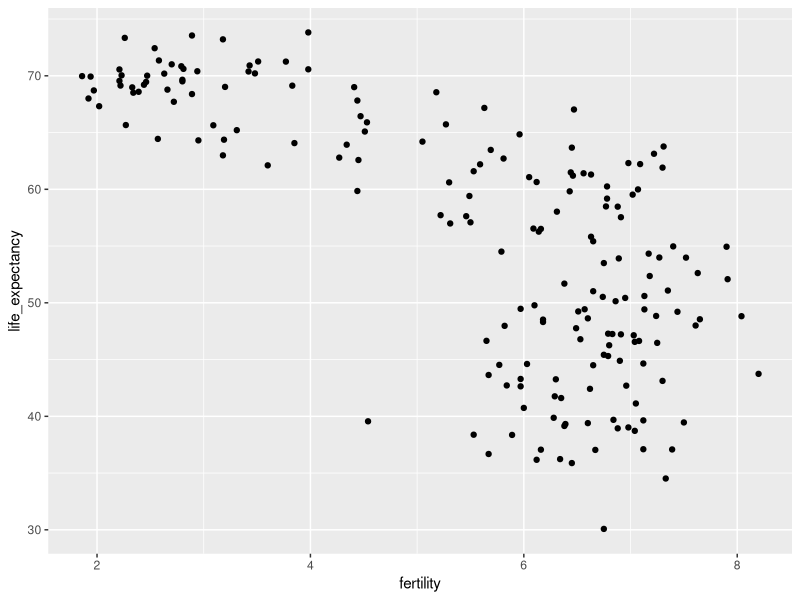
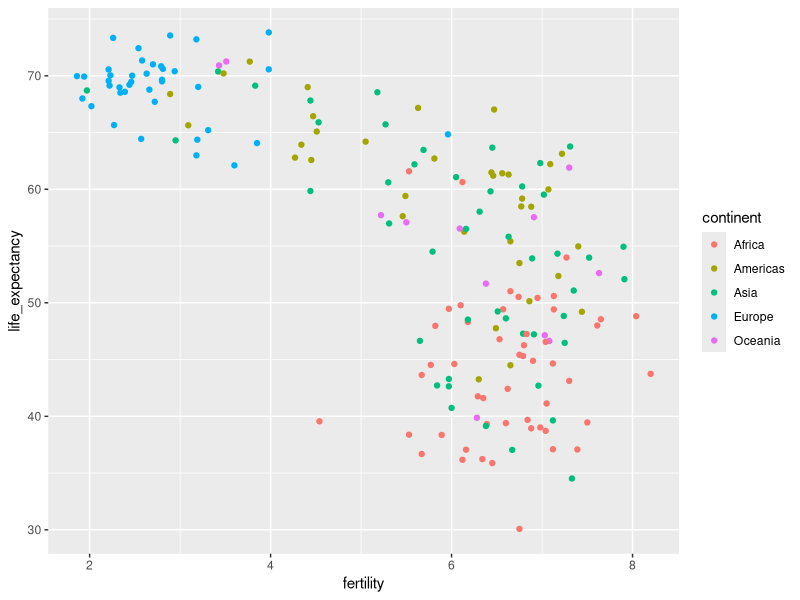
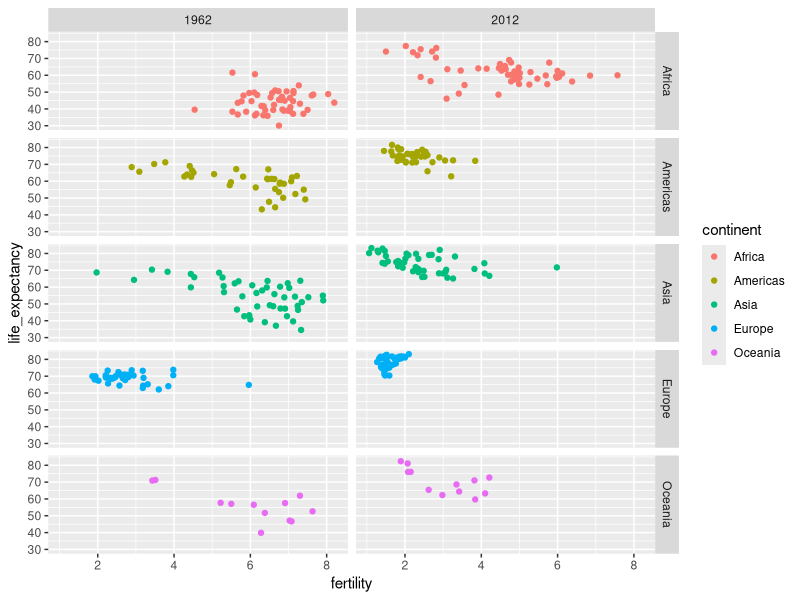
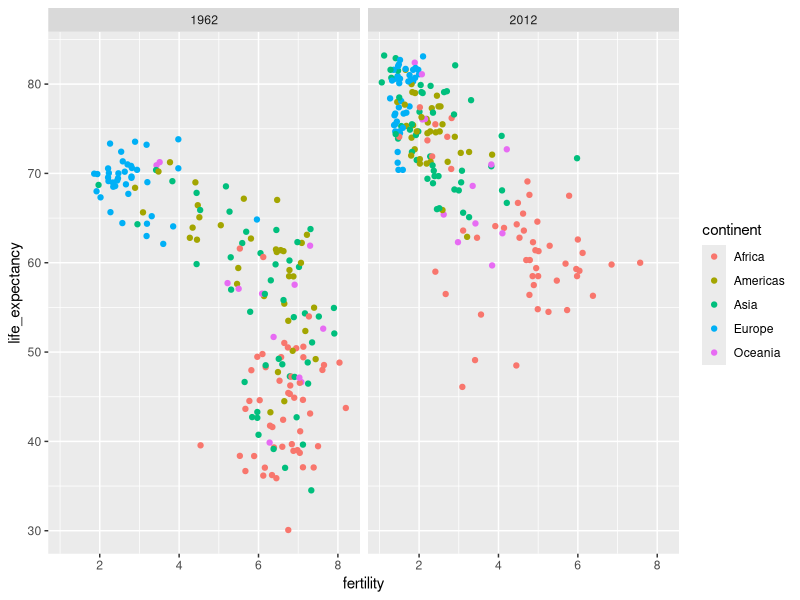
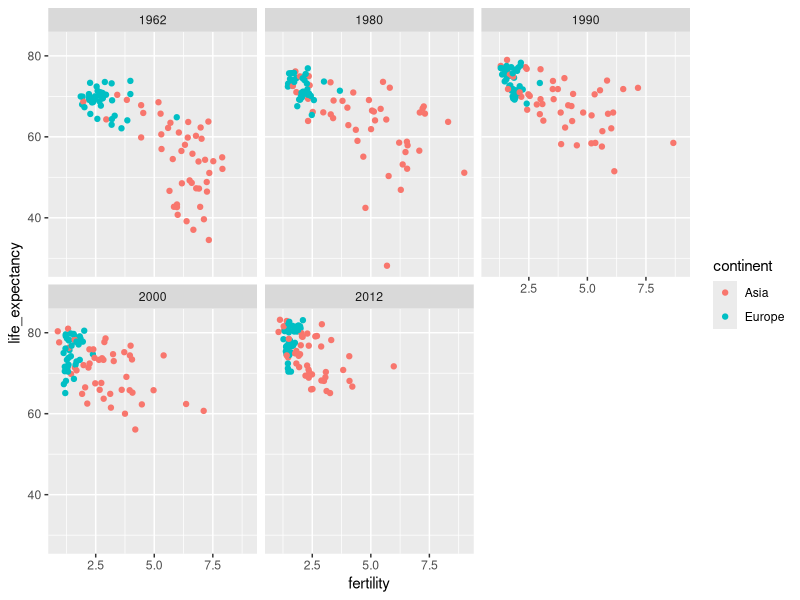
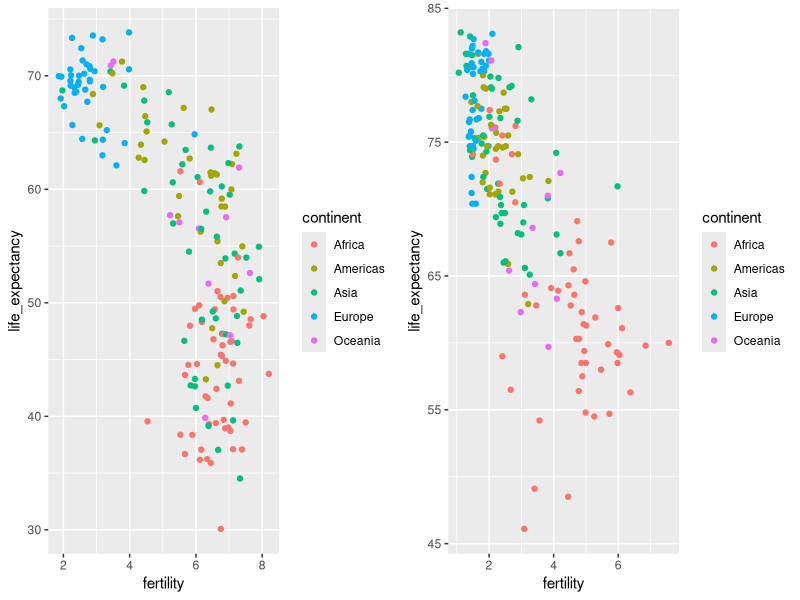
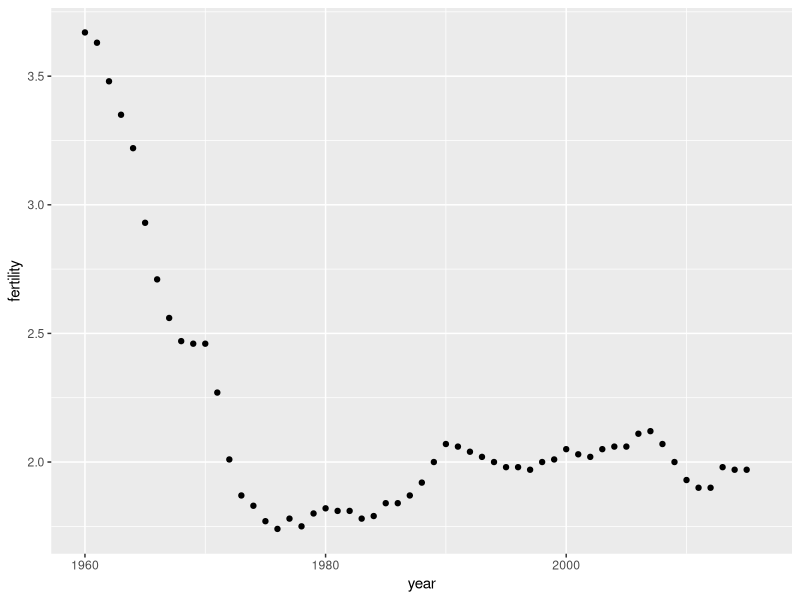
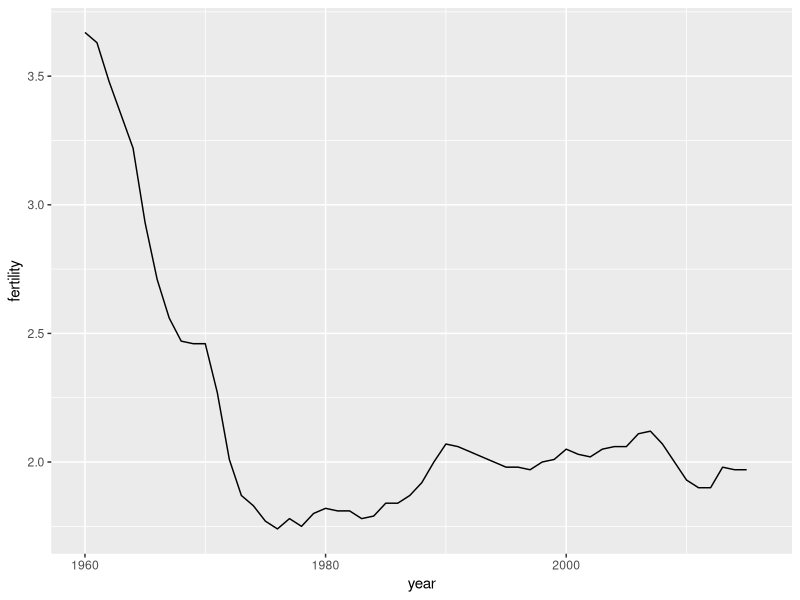

Source code (R) for these figures, in order:
## ---- chunk 1
library(tidyverse)
library(dslabs)
data(gapminder)
gapminder %>% as_tibble()
## ---- chunk 2
gapminder %>% 
  filter(year == 2015 & country %in% c("Sri Lanka","Turkey")) %>% 
  select(country, infant_mortality)
## ---- chunk 3
comp_table <- data_frame(comparison = rep(1:5, each = 2),
           country = c("Sri Lanka", "Turkey", "Poland", "South Korea", "Malaysia", "Russia", "Pakistan","Vietnam","Thailand","South Africa"))

tmp <- gapminder %>% 
  filter(year == 2015) %>% 
  select(country, infant_mortality) %>% 
  mutate(country = as.character(country)) ##to match characters to characters
  
tab <- inner_join(comp_table, tmp, by = "country") %>% select(-comparison)
  
bind_cols(slice(tab,seq(1,9,2)), slice(tab,seq(2,10,2))) %>% knitr::kable()
## ---- chunk 4
filter(gapminder, year == 1962) %>%
  ggplot(aes(fertility, life_expectancy)) +
  geom_point()
## ---- chunk 5
filter(gapminder, year == 1962) %>%
  ggplot( aes(fertility, life_expectancy, color = continent)) +
  geom_point() 
## ---- chunk 6
filter(gapminder, year%in%c(1962, 2012)) %>%
  ggplot(aes(fertility, life_expectancy, col = continent)) +
  geom_point() +
  facet_grid(continent~year)
## ---- chunk 7
filter(gapminder, year%in%c(1962, 2012)) %>%
  ggplot(aes(fertility, life_expectancy, col = continent)) +
  geom_point() +
  facet_grid(. ~ year)
## ---- chunk 8
years <- c(1962, 1980, 1990, 2000, 2012)
continents <- c("Europe", "Asia")
gapminder %>% 
  filter(year %in% years & continent %in% continents) %>%
  ggplot( aes(fertility, life_expectancy, col = continent)) +
  geom_point() +
  facet_wrap(~year) 
## ---- chunk 9
library(gridExtra)
p1 <- filter(gapminder, year == 1962) %>%
  ggplot(aes(fertility, life_expectancy, col = continent)) +
  geom_point() 
p2 <- filter(gapminder, year == 2012) %>%
  ggplot(aes(fertility, life_expectancy, col = continent)) +
  geom_point() 
grid.arrange(p1, p2, ncol = 2)
## ---- chunk 10
gapminder %>% 
  filter(country == "United States") %>% 
  ggplot(aes(year, fertility)) +
  geom_point()
## ---- chunk 11
gapminder %>% 
  filter(country == "United States") %>% 
  ggplot(aes(year, fertility)) +
  geom_line()
## ---- chunk 12
countries <- c("South Korea","Germany")

gapminder %>% filter(country %in% countries) %>% 
  ggplot(aes(year,fertility)) +
  geom_line()
## ---- chunk 13
countries <- c("South Korea","Germany")

gapminder %>% filter(country %in% countries & !is.na(fertility)) %>% 
  ggplot(aes(year, fertility, group = country)) +
  geom_line()
## ---- chunk 14
countries <- c("South Korea","Germany")

gapminder %>% filter(country %in% countries & !is.na(fertility)) %>% 
  ggplot(aes(year,fertility, col = country)) +
  geom_line()
## ---- chunk 15
labels <- data.frame(country = countries, x = c(1975,1965), y = c(60,72))

gapminder %>% 
  filter(country %in% countries) %>% 
  ggplot(aes(year, life_expectancy, col = country)) +
  geom_line() +
  geom_text(data = labels, aes(x, y, label = country), size = 5) +
  theme(legend.position = "none")
## ---- chunk 16
gapminder <- gapminder %>%  mutate(dollars_per_day = gdp/population/365)
## ---- chunk 17
past_year <- 1970
gapminder %>% 
  filter(year == past_year & !is.na(gdp)) %>%
  ggplot(aes(dollars_per_day)) + 
  geom_histogram(binwidth = 1, color = "black")
## ---- chunk 18
gapminder %>% 
  filter(year == past_year & !is.na(gdp)) %>%
  ggplot(aes(log2(dollars_per_day))) + 
  geom_histogram(binwidth = 1, color = "black")
## ---- chunk 19
filter(gapminder, year == past_year) %>%
  summarize(min = min(population), max = max(population))
## ---- chunk 20
gapminder %>% 
  filter(year == past_year) %>%
  ggplot(aes(log10(population))) +
  geom_histogram(binwidth = 0.5, color = "black")
## ---- chunk 21
gapminder %>% 
  filter(year == past_year & !is.na(gdp)) %>%
  ggplot(aes(dollars_per_day)) + 
  geom_histogram(binwidth = 1, color = "black") +
  scale_x_continuous(trans = "log2")
## ---- chunk 22
p <- gapminder %>% 
  filter(year == past_year & !is.na(gdp)) %>%
  ggplot(aes(region, dollars_per_day)) 
p + geom_point() 
## ---- chunk 23
p + geom_point() +
  theme(axis.text.x = element_text(angle = 90, hjust = 1))
## ---- chunk 24
p <- gapminder %>% 
  filter(year == past_year & !is.na(gdp)) %>%
  mutate(region = reorder(region, dollars_per_day, FUN = median)) %>%
  ggplot(aes(region, dollars_per_day)) +
  geom_point() +
  theme(axis.text.x = element_text(angle = 90, hjust = 1)) 
p
## ---- chunk 25
p + scale_y_continuous(trans = "log2")
## ---- chunk 26
gapminder <- gapminder %>% 
  mutate(group = case_when(
    region %in% c("Western Europe", "Northern Europe","Southern Europe", 
                    "Northern America", "Australia and New Zealand") ~ "West",
    region %in% c("Eastern Asia", "South-Eastern Asia") ~ "East Asia",
    region %in% c("Caribbean", "Central America", "South America") ~ "Latin America",
    continent == "Africa" & region != "Northern Africa" ~ "Sub-Saharan Africa",
    TRUE ~ "Others"))
## ---- chunk 27
gapminder <- gapminder %>% 
  mutate(group = factor(group, 
                        levels = c("Sub-Saharan Africa", "Others", "Latin America", "East Asia", "West")))
## ---- chunk 28
p <- gapminder %>% 
  filter(year == past_year & !is.na(gdp)) %>%
  ggplot(aes(group, dollars_per_day)) +
  geom_boxplot() +
  theme(axis.text.x = element_text(angle = 90, hjust = 1)) +
  scale_y_continuous(trans = "log2") +
  xlab("")
p 
## ---- chunk 29
p + geom_point(alpha = 0.5)
## ---- chunk 30
set.seed(1987)
z <- sample(c(0,1), 1000, replace = TRUE, prob = c(0.25, 0.75))
x <- rnorm(100)*z + rnorm(100, 5)*(1 - z)
p1 <- qplot(x, geom = "density", fill = 1, show.legend=FALSE, alpha = 0.2) +
  scale_x_continuous(limits=c(-4,8.5))
p2 <- qplot("", x, geom="boxplot")
gridExtra::grid.arrange(p1, p2, nrow = 1)
## ---- chunk 31
library(ggridges)
p <- gapminder %>% 
  filter(year == past_year & !is.na(dollars_per_day)) %>%
  ggplot(aes(dollars_per_day, group)) + 
  scale_x_continuous(trans = "log2") 
p  + geom_density_ridges() 
## ---- chunk 32
p + geom_density_ridges(jittered_points = TRUE)
## ---- chunk 33
p + geom_density_ridges(jittered_points = TRUE, 
                        position = position_points_jitter(width = 0.05, height = 0),
                        point_shape = '|', point_size = 3, point_alpha = 1, alpha = 0.7)
## ---- chunk 34
past_year <- 1970
present_year <- 2010
gapminder %>% 
  filter(year %in% c(past_year, present_year) & !is.na(gdp)) %>%
  mutate(west = ifelse(group == "West", "West", "Developing")) %>%
  ggplot(aes(dollars_per_day)) +
  geom_histogram(binwidth = 1, color = "black") +
  scale_x_continuous(trans = "log2") + 
  facet_grid(year ~ west)
## ---- chunk 35
country_list_1 <- gapminder %>% 
  filter(year == past_year & !is.na(dollars_per_day)) %>% 
  pull(country)

country_list_2 <- gapminder %>% 
  filter(year == present_year & !is.na(dollars_per_day)) %>% 
  pull(country)
      
country_list <- intersect(country_list_1, country_list_2)
## ---- chunk 36
gapminder %>% 
  filter(year %in% c(past_year, present_year) & country %in% country_list) %>%
  mutate(west = ifelse(group == "West", "West", "Developing")) %>%
  ggplot(aes(dollars_per_day)) +
  geom_histogram(binwidth = 1, color = "black") +
  scale_x_continuous(trans = "log2") + 
  facet_grid(year ~ west)
## ---- chunk 37
gapminder %>% 
  filter(year %in% c(past_year, present_year) & country %in% country_list) %>%
  ggplot(aes(group, dollars_per_day)) +
  geom_boxplot() +
  theme(axis.text.x = element_text(angle = 90, hjust = 1)) +
  scale_y_continuous(trans = "log2") +
  xlab("") +
  facet_grid(. ~ year)
## ---- chunk 38
gapminder %>% 
  filter(year %in% c(past_year, present_year) & country %in% country_list) %>%
  mutate(year = factor(year)) %>%
  ggplot(aes(group, dollars_per_day, fill = year)) +
  geom_boxplot() +
  theme(axis.text.x = element_text(angle = 90, hjust = 1)) +
  scale_y_continuous(trans = "log2") +
  xlab("") 
## ---- chunk 39
gapminder %>% 
  filter(year %in% c(past_year, present_year) & country %in% country_list) %>%
  mutate(year = ifelse(year == past_year, "past", "present")) %>%
  select(country, group, year, dollars_per_day) %>%
  spread(year, dollars_per_day)  %>%
  mutate(percent_increase = (present-past)/past*100) %>%
  mutate(group = reorder(group, percent_increase, FUN = median)) %>%
  ggplot(aes(group, percent_increase)) +
  geom_boxplot() + 
  geom_point(show.legend = FALSE) +
  theme(axis.text.x = element_text(angle = 90, hjust = 1)) +
  xlab("") + 
  ylab(paste("Percent increase:", past_year, "to", present_year)) 
## ---- chunk 40
gapminder %>% 
  filter(year %in% c(past_year, present_year) & country %in% country_list) %>%
  ggplot(aes(dollars_per_day)) +
  geom_density(fill = "grey") + 
  scale_x_continuous(trans = "log2") + 
  facet_grid(. ~ year)
## ---- chunk 41
gapminder %>% 
  filter(year == past_year & country %in% country_list) %>%
  mutate(group = ifelse(group == "West", "West", "Developing")) %>% 
  group_by(group) %>% 
  summarize(n=n()) %>% 
  knitr::kable()
## ---- chunk 42
gapminder %>% 
  filter(year %in% c(past_year, present_year) & country %in% country_list) %>%
  mutate(group = ifelse(group == "West", "West", "Developing")) %>%
  ggplot(aes(dollars_per_day, fill = group)) +
  scale_x_continuous(trans = "log2") +
  geom_density(alpha = 0.2) + 
  facet_grid(year ~ .)
## ---- chunk 43
p <- gapminder %>% 
  filter(year %in% c(past_year, present_year) & country %in% country_list) %>%
  mutate(group = ifelse(group == "West", "West", "Developing")) %>%
  ggplot(aes(dollars_per_day, y = ..count.., fill = group)) +
  scale_x_continuous(trans = "log2", limit = c(0.125, 300))

p + geom_density(alpha = 0.2) + 
  facet_grid(year ~ .)
## ---- chunk 44
p + geom_density(alpha = 0.2, bw = 0.75) + facet_grid(year ~ .)
## ---- chunk 45
gapminder %>% 
  filter(year %in% c(past_year, present_year) & !is.na(dollars_per_day)) %>%
  ggplot(aes(dollars_per_day, group)) + 
  scale_x_continuous(trans = "log2") + 
  geom_density_ridges(adjust = 1.5) +
  facet_grid(. ~ year)
## ---- chunk 46
gapminder %>% 
    filter(year %in% c(past_year, present_year) & country %in% country_list) %>%
  group_by(year) %>%
  mutate(weight = population/sum(population)*2) %>%
  ungroup() %>%
  ggplot(aes(dollars_per_day, fill = group)) +
  scale_x_continuous(trans = "log2", limit = c(0.125, 300)) + 
  geom_density(alpha = 0.2, bw = 0.75, position = "stack") + facet_grid(year ~ .) 
## ---- chunk 47
gapminder %>% 
    filter(year %in% c(past_year, present_year) & country %in% country_list) %>%
  group_by(year) %>%
  mutate(weight = population/sum(population)*2) %>%
  ungroup() %>%
  ggplot(aes(dollars_per_day, fill = group, weight = weight)) +
  scale_x_continuous(trans = "log2", limit = c(0.125, 300)) + 
  geom_density(alpha = 0.2, bw = 0.75, position = "stack") + facet_grid(year ~ .) 
## ---- chunk 48
gapminder <- gapminder %>% 
  mutate(group = case_when(
    region %in% c("Western Europe", "Northern Europe","Southern Europe", 
                    "Northern America", "Australia and New Zealand") ~ "West",
    region %in% "Northern Africa" ~ "Northern Africa",
    region %in% c("Eastern Asia", "South-Eastern Asia") ~ "East Asia",
    region == "Southern Asia"~ "Southern Asia",
    region %in% c("Central America", "South America", "Caribbean") ~ "Latin America",
    continent == "Africa" & region != "Northern Africa" ~ "Sub-Saharan Africa",
    region %in% c("Melanesia", "Micronesia", "Polynesia") ~ "Pacific Islands"))
## ---- chunk 49
surv_income <- gapminder %>% 
  filter(year %in% present_year & !is.na(gdp) & 
           !is.na(infant_mortality) & !is.na(group)) %>%
  group_by(group) %>%
  summarize(income = sum(gdp)/sum(population)/365,
            infant_survival_rate = 
              1 - sum(infant_mortality/1000*population)/sum(population)) 

surv_income %>% arrange(income)
## ---- chunk 50
surv_income %>% ggplot(aes(income, infant_survival_rate, label = group, color = group)) +
  scale_x_continuous(trans = "log2", limits = c(0.25, 150)) +
  scale_y_continuous(trans = "logit", limit = c(0.875, .9981), 
                     breaks = c(.85,.90,.95,.99,.995,.998)) +
  geom_label(size = 3, show.legend = FALSE)
## ---- chunk 51
library(ggrepel)
highlight <- c("Sierra Leone", "Mauritius",  "Sudan", "Botswana", "Tunisia",
               "Cambodia","Singapore","Chile", "Haiti", "Bolivia",
               "United States","Sweden", "Angola", "Serbia")

gapminder %>% filter(year %in% present_year & !is.na(gdp) & !is.na(infant_mortality) & !is.na(group) ) %>%
  ggplot(aes(dollars_per_day, 1 - infant_mortality/1000, col = group, label = country)) +
  scale_x_continuous(trans = "log2", limits=c(0.25, 150)) +
  scale_y_continuous(trans = "logit",limit=c(0.875, .9981),
                     breaks=c(.85,.90,.95,.99,.995,.998)) + 
  geom_point(alpha = 0.5, size = 3) +
  geom_text_repel(size = 4, show.legend = FALSE,
    data = filter(gapminder, year %in% present_year & country %in% highlight))
